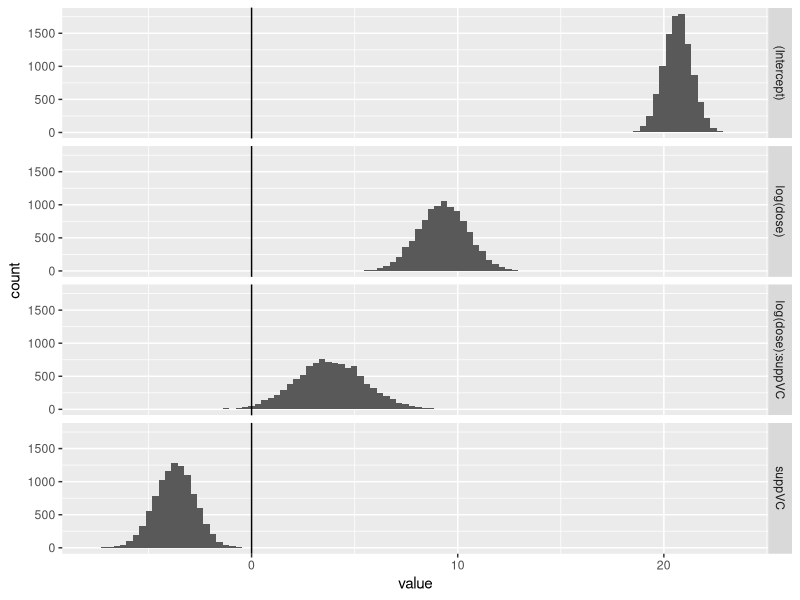
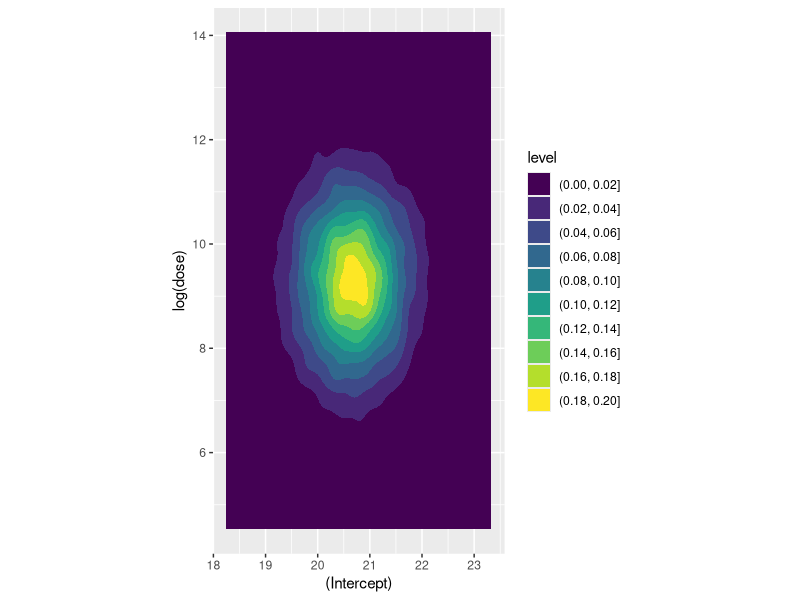
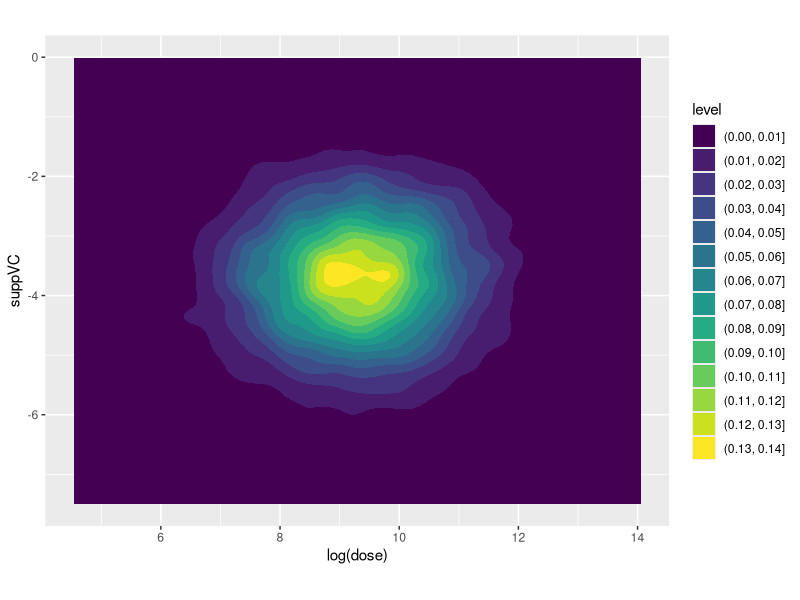
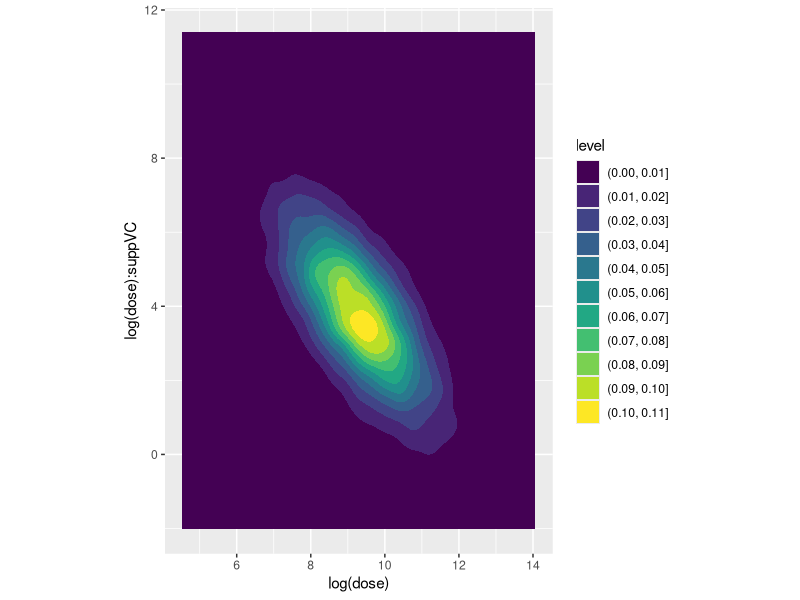
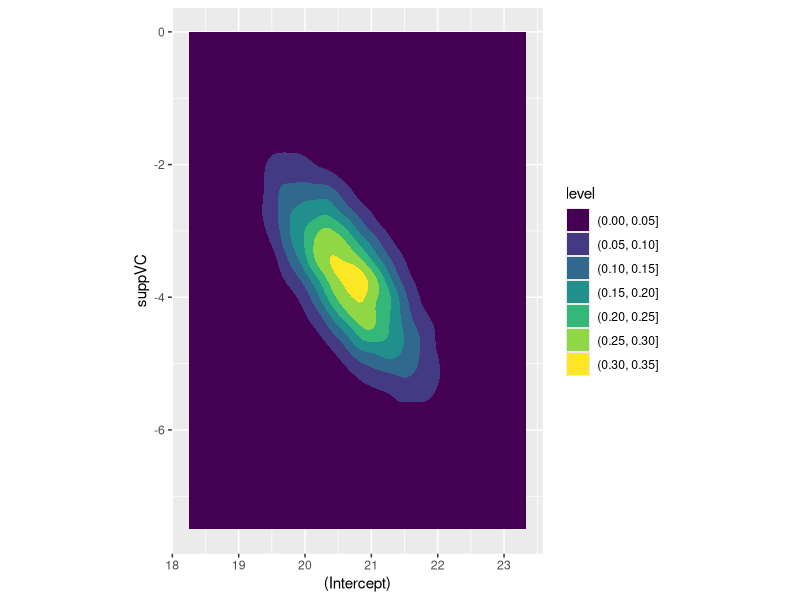
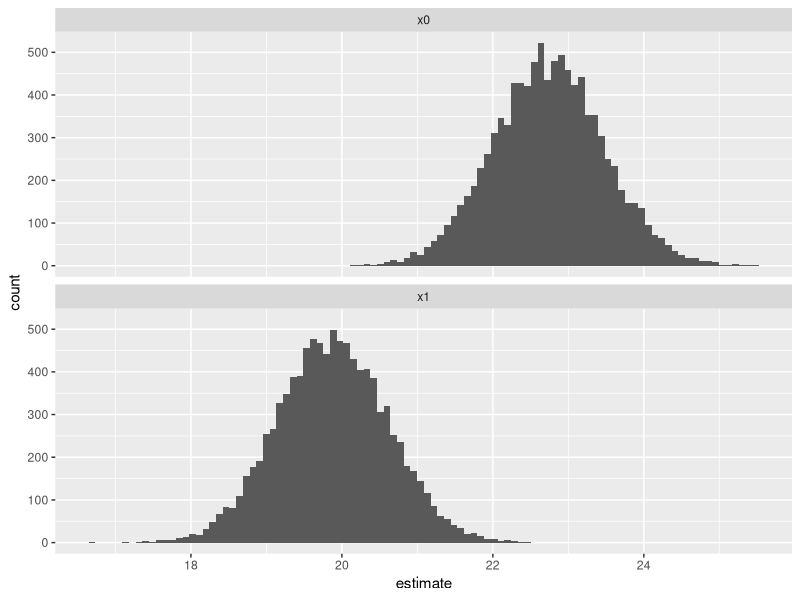
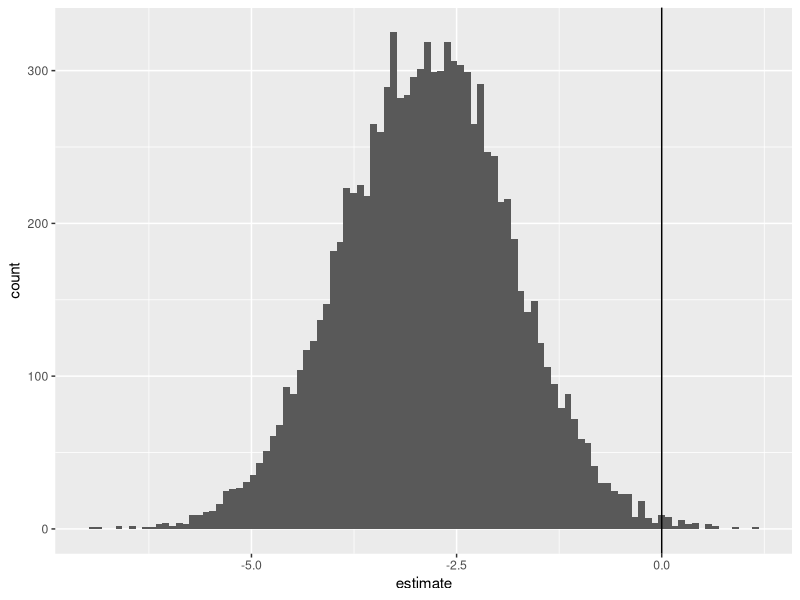

Reproduce these figures in R, in order.
## ---- chunk 1
library(tidyverse)
df <- ToothGrowth |> tibble()
df

best_model <- lm(len ~ log(dose) * supp, data = df)

summary(best_model)
## ---- chunk 2
coef <- coefficients(best_model)

coef
## ---- chunk 3
Sig <- vcov(best_model)

Sig
## ---- chunk 4
sig <- sigma(best_model)

sig

## ---- chunk 5
beta_tilde <- MASS::mvrnorm(
    n = 10000, 
    mu = coef, 
    Sigma = Sig
)

head(beta_tilde)
## ---- chunk 6
beta_tilde |> 
    as_tibble() |>
    pivot_longer(everything(), names_to = "coefficient", values_to = "value") |> 
    ggplot(aes(x = value)) + 
    facet_grid(coefficient ~ .) + 
    geom_histogram(bins = 100) + 
    geom_vline(xintercept = 0)
## ---- chunk 7
beta_tilde |> 
    as_tibble() |>
    ggplot(aes(x = `(Intercept)`, y = `log(dose)`)) + 
    geom_density_2d_filled() + 
    coord_equal()


## ---- chunk 8
beta_tilde |> 
    as_tibble() |>
    ggplot(aes(x = `log(dose)`, y = suppVC)) + 
    geom_density_2d_filled() + 
    coord_equal()


## ---- chunk 9
beta_tilde |> 
    as_tibble() |>
    ggplot(aes(x = `log(dose)`, y = `log(dose):suppVC`)) + 
    geom_density_2d_filled() + 
    coord_equal()

## ---- chunk 10
knitr::kable(Sig)

## ---- chunk 11
beta_tilde |> 
    as_tibble() |>
    ggplot(aes(x = `(Intercept)`, y = suppVC)) + 
    geom_density_2d_filled() + 
    coord_equal()

## ---- chunk 12
# first element is 1 due to intercept
predictor <- c(1, log(1.25), 0, 0) 

predictions_ev <- apply(
    beta_tilde, 
    1, 
    FUN = function(this_beta) predictor %*% this_beta
)

head(predictions_ev)
## ---- chunk 13
quantile(predictions_ev, probs = c(0.025, 0.500, 0.975))

## ---- chunk 14
predict(best_model, newdata = data.frame(dose = 1.25, supp = "OJ"), interval = 'confidence')
## ---- chunk 15
n <- length(predictions_ev)

shoogliness <- rnorm(n=n, mean = 0, sd = sig)

predictions_pv <- predictions_ev + shoogliness


head(predictions_pv)
## ---- chunk 16
quantile(predictions_pv, probs = c(0.025, 0.5000, 0.975))

## ---- chunk 17
predict(best_model, newdata = data.frame(dose = 1.25, supp = "OJ"), interval = 'prediction')

## ---- chunk 18
#scenario 0: supplement is OJ
predictor_x0 <- c(1, log(1.25), 0, 0) 

#scenario 1: supplement is VC
predictor_x1 <- c(1, log(1.25), 1, 1 * log(1.25)) 


predictions_ev_x0 <- apply(
    beta_tilde, 
    1, 
    FUN = function(this_beta) predictor_x0 %*% this_beta
)

predictions_ev_x1 <- apply(
    beta_tilde, 
    1, 
    FUN = function(this_beta) predictor_x1 %*% this_beta
)

predictions_df <- 
    tibble(
        x0 = predictions_ev_x0,
        x1 = predictions_ev_x1
    ) |>
    mutate(
        fd = x1 - x0
    )

predictions_df

## ---- chunk 19
predictions_df |>
    pivot_longer(everything(), names_to = "scenario", values_to = "estimate") |>
    filter(scenario != "fd") |>
    ggplot(aes(x = estimate)) + 
    facet_wrap(~scenario, ncol = 1) + 
    geom_histogram(bins = 100)
## ---- chunk 20
predictions_df |>
    pivot_longer(everything(), names_to = "scenario", values_to = "estimate") |>
    filter(scenario == "fd") |>
    ggplot(aes(x = estimate)) + 
    geom_histogram(bins = 100) + 
    geom_vline(xintercept = 0)

## ---- chunk 21
predictions_df |>
    pivot_longer(everything(), names_to = "scenario", values_to = "estimate") |>
    filter(scenario == "fd") |> 
    pull('estimate') |>
    quantile(probs = c(0.025, 0.500, 0.975))

